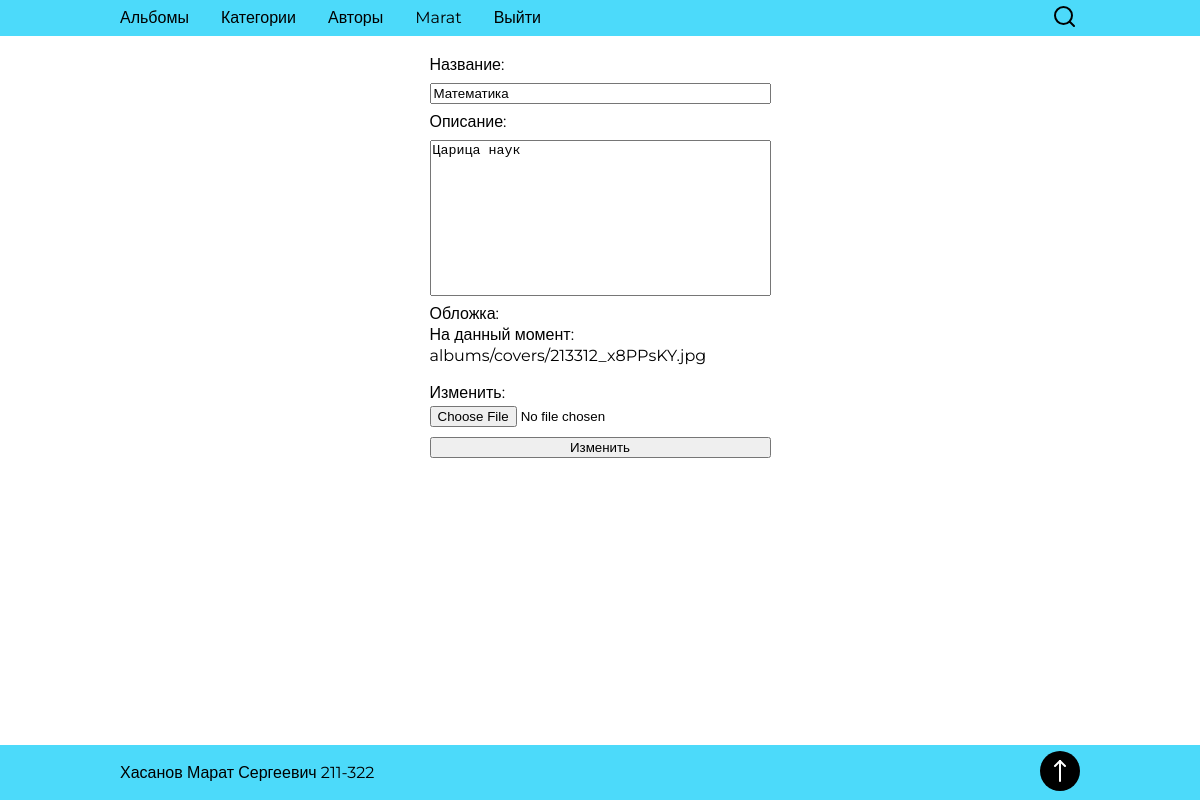
The app's page /albums/17/edit/ (signed in) with its own data.
### authentication/models.py (models this page shows, shortened)
class User(AbstractBaseUser, PermissionsMixin):
    email = models.EmailField(verbose_name="Email", unique=True)
    first_name = models.CharField(verbose_name="Имя", max_length=255)
    last_name = models.CharField(verbose_name="Фамилия", max_length=255)
    photo = models.ImageField(verbose_name="Аватарка", upload_to="users/photos", default="../static/images/avatar-placeholder.svg")
    bio = models.TextField(verbose_name="О себе", blank=True)
    is_active = models.BooleanField(verbose_name='Активирован', default=True)
    is_staff = models.BooleanField(verbose_name='Персонал', default=False)
    is_superuser = models.BooleanField(verbose_name='Администратор', default=False)
    USERNAME_FIELD = 'email'
    REQUIRED_FIELDS = ['first_name', 'last_name']
    objects = UserManager()
    class Meta:
        verbose_name = 'Пользователь'
        verbose_name_plural = 'Пользователи'

### album/models.py (models this page shows, shortened)
class Album(models.Model):
    title = models.CharField(verbose_name="Название", max_length=255, default="Новый альбом")
    description = models.TextField(verbose_name="Описание", blank=True)
    created_at = models.DateField(verbose_name="Дата создания", auto_now_add=True)
    cover = models.ImageField(verbose_name="Обложка", upload_to="albums/covers", default="../static/images/placeholder.webp")
    picture = models.ManyToManyField(verbose_name="Изображения", to=Picture, blank=True)
    owner = models.ForeignKey(to=User, verbose_name="Владелец", on_delete=models.CASCADE)
    class Meta:
        verbose_name = "Альбом"
        verbose_name_plural = "Альбомы"

### album/views.py (the view)
# urls.py: path('<int:album_id>/edit/', views.edit, name='album_edit'),
@login_required
def edit(request, album_id):
    user = User.objects.get(id=request.user.id)
    album = get_object_or_404(Album, id=album_id, owner=user)
    if request.method == 'POST':
        form = AlbumEditForm(request.POST, request.FILES, instance=album)
        if form.is_valid():
            about = form.save(commit=False)
            about.owner = user
            about.save()
            context = {
                'album': album,
            }
            return HttpResponseRedirect(reverse('album', kwargs={'album_id': album.id}))
    else:
        form = AlbumEditForm(instance=album)
    context = {
        'form': form,
        'album': album,
        }
    return render(request, 'album/edit.html', context)

### album/forms.py
class AlbumEditForm(ModelForm):
    class Meta:
        model = Album
        fields = ["title", "description", "cover"]

### album/templates/album/edit.html (shortened to what this page needs)
{% extends 'base.html' %}
{% block content %}
  <form class="main__form form" action="" method="post" enctype="multipart/form-data">
    {{ form }}
    <button class="form__submit" type="submit">Изменить</button>
  </form>
{% endblock %}

### templates/base.html (shortened to what this page needs)
{% load static %}
<!DOCTYPE html>
<html lang="en">
<head>
  <link rel="stylesheet" type="text/css" href="{% static 'css/reset.css' %}">
  <link rel="stylesheet" type="text/css" href="{% static 'css/style.css' %}">
</head>
<body class="body" id="body">
  <header class="header">
    <div class="header__wrapper">
      <nav class="header__nav nav">
        <ul class="nav__list">
          <li class="nav__item">
            <a href="{% url 'index' %}" class="nav__link">
              Альбомы
            </a>
          </li>
          <li class="nav__item">
            <a href="{% url 'categories' %}" class="nav__link">
              Категории
            </a>
          </li>
          <li class="nav__item">
            <a href="{% url 'authors' %}" class="nav__link">
              Авторы
            </a>
          </li>
          {% if user.first_name %}
            <li class="nav__item">
              <a href="{% url 'profile' %}" class="nav__link">
                {{ user.first_name }}
              </a>
            </li>
            <li class="nav__item">
              <a href="{% url 'logout' %}" class="nav__link">
                Выйти
              </a>
            </li>
          {% endif %}
        </ul>
      </nav>
      <form class="header__search search" method="POST">
        <a href="#" class="search__start" aria-label="Поиск по странице">
        </a>
      </form>
    </div>
  </header>
  <main class="main">
      {% block content %}
      {% endblock content %}
  </main>
  <footer class="footer">
    <div class="footer__wrapper">
      <p class="footer__fio">
        Хасанов Марат Сергеевич 211-322
      </p>
      <a href="#body" class="footer__link" aria-label="Вернуться к началу">
        <svg width="40" height="40" xmlns="http://www.w3.org/2000/svg">
          <circle cx="20" cy="20" r="20" fill="black"/>
          <g stroke="white" stroke-width="2" stroke-linecap="round">
            <line x1="20" x2="20" y1="10" y2="30" />
            <line x1="15" x2="20" y1="15" y2="10" />
            <line x1="25" x2="20" y1="15" y2="10" />
          </g>
        </svg>
      </a>
    </div>
  </footer>
</body>
</html>

### static/css/style.css (style rules this page uses)
.nav { position: relative; }
.nav__list { display: flex; top: -7em; position: absolute; margin-left: 2em; flex-direction: column; list-style: none; transition: top 0.4s; }
.nav__link { padding: 0.5em 1em; border: none; border-radius: 5px; transition: color 0.2s, background-color 0.2s; }
.search { display: flex; align-items: center; position: relative; }
.search__start { position: absolute; right: 5px; }
.header { background-color: #4CDAFA; transition: padding-bottom 0.4s; }
.header__wrapper { margin: 10px 2%; display: flex; justify-content: space-between; align-items: center; }
@media (min-width: 500px) { .header__wrapper { margin: 10px 5%; } }
@media (min-width: 610px) { .nav__list { position: static; margin-left: -1em; flex-direction: row; } }
@media (min-width: 700px) { .header__wrapper { margin: 10px 10%; } }
:root { font-size: 16px; font-family: "Montserrat", sans-serif; }
a { color: black; text-decoration: none; }
html, body { height: 100%; }
body { display: flex; flex-direction: column; }
.main { flex: 1 0 auto; display: flex; flex-direction: column; margin: 0 10%; }
.form { display: flex; flex-direction: column; max-width: 400px; margin: 1em auto; }
.form :nth-child(n) { margin: 5px 0; }
textarea { resize: none; }
.footer { margin-top: 50px; height: 55px; flex: 0 0 auto; display: flex; background-color: #4CDAFA; }
.footer__wrapper { margin: 10px 2%; width: 100%; display: flex; align-items: center; justify-content: space-between; }
.footer__fio { width: 100%; }
@media (min-width: 500px) { .footer__wrapper { margin: 10px 5%; } }
@media (min-width: 700px) { .footer__wrapper { margin: 10px 10%; } }

### records on screen
User: first_name "Marat"
Album: title "Математика", description "Царица наук"
